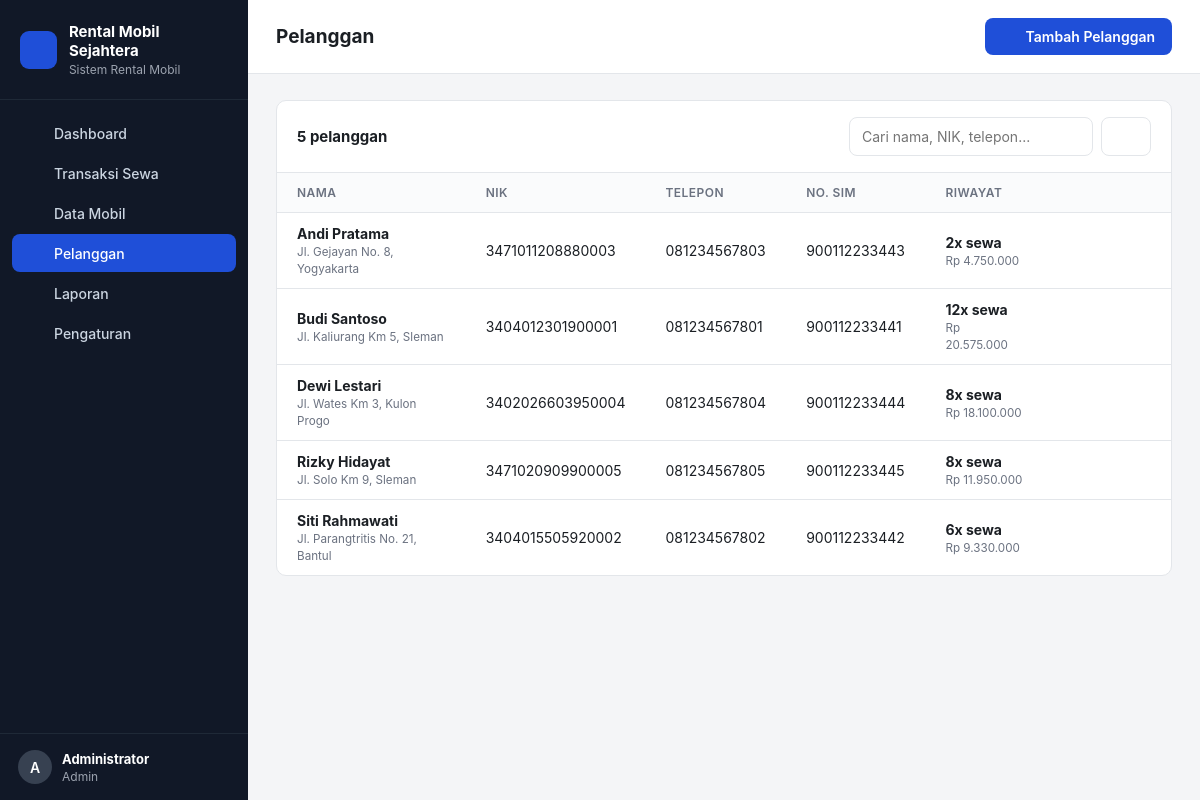
The app's page /index.php?page=pelanggan (signed in) with its own data.
### tables this page shows
CREATE TABLE pengaturan (
  id INT PRIMARY KEY,
  nama_usaha VARCHAR(100) NOT NULL,
  alamat VARCHAR(255),
  telepon VARCHAR(30),
  denda_per_hari_persen INT NOT NULL DEFAULT 120,
  biaya_sopir_per_hari INT NOT NULL DEFAULT 150000
);

CREATE TABLE pelanggan (
  id INT AUTO_INCREMENT PRIMARY KEY,
  nik VARCHAR(20) NOT NULL UNIQUE,
  nama VARCHAR(100) NOT NULL,
  telepon VARCHAR(20) NOT NULL,
  alamat TEXT,
  no_sim VARCHAR(20),
  created_at TIMESTAMP DEFAULT CURRENT_TIMESTAMP
);

### index.php (called while the page is built, shortened)
<?php
require __DIR__ . '/includes/bootstrap.php';
$routes = [
    'login'          => 'pages/login.php',
    'logout'         => 'pages/logout.php',
    'dashboard'      => 'pages/dashboard.php',
    'mobil'          => 'pages/mobil/index.php',
    'mobil.form'     => 'pages/mobil/form.php',
    'mobil.hapus'    => 'pages/mobil/hapus.php',
    'pelanggan'      => 'pages/pelanggan/index.php',
    'pelanggan.form' => 'pages/pelanggan/form.php',
    'pelanggan.hapus'=> 'pages/pelanggan/hapus.php',
    'sewa'           => 'pages/sewa/index.php',
    'sewa.baru'      => 'pages/sewa/baru.php',
    'sewa.kembali'   => 'pages/sewa/kembali.php',
    'sewa.batal'     => 'pages/sewa/batal.php',
    'sewa.invoice'   => 'pages/sewa/invoice.php',
    'laporan'        => 'pages/laporan.php',
    'pengaturan'     => 'pages/pengaturan.php',
];
$page = $_GET['page'] ?? 'dashboard';
require __DIR__ . '/' . $routes[$page];

### pages/pelanggan/index.php (the view, shortened to what this page needs)
<?php
$title = 'Pelanggan';
$actions = '<a href="' . url('pelanggan.form') . '" class="btn btn-primary">' . icon('plus', 16) . ' Tambah Pelanggan</a>';
$cari = trim($_GET['cari'] ?? '');
$params = [];
$sql = "SELECT p.*, COUNT(s.id) jml_sewa, COALESCE(SUM(CASE WHEN s.status='selesai' THEN s.total END),0) total_belanja
        FROM pelanggan p LEFT JOIN sewa s ON s.pelanggan_id = p.id";
$pelanggan = q($sql . ' GROUP BY p.id ORDER BY p.nama', $params)->fetchAll();
require __DIR__ . '/../../includes/header.php';
?>
<div class="card">
    <div class="card-head">
        <h2><?= count($pelanggan) ?> pelanggan</h2>
        <form class="filters" method="get">
            <input type="search" name="cari" placeholder="Cari nama, NIK, telepon..." value="<?= e($cari) ?>">
            <button class="btn btn-light"><?= icon('search', 16) ?></button>
        </form>
    </div>
    <div class="table-wrap"><table>
        <thead><tr><th>Nama</th><th>NIK</th><th>Telepon</th><th>No. SIM</th><th>Riwayat</th><th></th></tr></thead>
        <tbody>
        <?php foreach ($pelanggan as $p): ?>
            <tr>
                <td><strong><?= e($p['nama']) ?></strong><small><?= e($p['alamat']) ?></small></td>
                <td><?= e($p['nik']) ?></td>
                <td><?= e($p['telepon']) ?></td>
                <td><?= e($p['no_sim'] ?: '-') ?></td>
                <td><strong><?= (int) $p['jml_sewa'] ?>x sewa</strong><small><?= rupiah($p['total_belanja']) ?></small></td>
                <td>
                    <div class="actions">
                        <a class="icon-btn" title="Riwayat sewa" href="<?= url('sewa', ['pelanggan' => $p['id']]) ?>"><?= icon('eye', 16) ?></a>
                        <a class="icon-btn" title="Ubah" href="<?= url('pelanggan.form', ['id' => $p['id']]) ?>"><?= icon('edit', 16) ?></a>
                        <form method="post" action="<?= url('pelanggan.hapus') ?>" data-confirm="Hapus pelanggan <?= e($p['nama']) ?>?">
                            <button class="icon-btn danger" title="Hapus"><?= icon('trash', 16) ?></button>
                        </form>
                    </div>
                </td>
            </tr>
        <?php endforeach; ?>
        </tbody>
    </table></div>
</div>
<?php require __DIR__ . '/../../includes/footer.php'; ?>

### includes/bootstrap.php (shortened to what this page needs)
<?php
function db(): PDO
{
    static $pdo = null;
    if ($pdo === null) {
        $c = require __DIR__ . '/../config/database.php';
        $dsn = "mysql:host={$c['host']};port={$c['port']};dbname={$c['database']};charset=utf8mb4";
        try {
            $pdo = new PDO($dsn, $c['username'], $c['password'], [
                PDO::ATTR_ERRMODE => PDO::ERRMODE_EXCEPTION,
                PDO::ATTR_DEFAULT_FETCH_MODE => PDO::FETCH_ASSOC,
            ]);
        } catch (PDOException $e) {
            die('<h3>Koneksi database gagal.</h3><p>Cek config/database.php dan pastikan database <b>'
                . htmlspecialchars($c['database']) . '</b> sudah di-import.</p>');
        }
    }
    return $pdo;
}
function q(string $sql, array $params = []): PDOStatement
{
    $st = db()->prepare($sql);
    $st->execute($params);
    return $st;
}
function e($v): string
{
    return htmlspecialchars((string) $v, ENT_QUOTES, 'UTF-8');
}
function rupiah($n): string
{
    return 'Rp ' . number_format((int) $n, 0, ',', '.');
}
function url(string $page = 'dashboard', array $params = []): string
{
    return 'index.php?' . http_build_query(['page' => $page] + $params);
}
function user(): ?array
{
    return $_SESSION['user'] ?? null;
}
function setting(): array
{
    static $s = null;
    return $s ??= q('SELECT * FROM pengaturan WHERE id = 1')->fetch() ?: [];
}
function icon(string $name, int $size = 18): string
{
    $p = $paths[$name] ?? '';
    return '<svg class="ic" width="' . $size . '" height="' . $size . '" viewBox="0 0 24 24" fill="none" stroke="currentColor" stroke-width="2" stroke-linecap="round" stroke-linejoin="round">' . $p . '</svg>';
}

### includes/header.php (shortened to what this page needs)
<?php
$menu = [
    ['dashboard', 'Dashboard', 'home'],
    ['sewa', 'Transaksi Sewa', 'key'],
    ['mobil', 'Data Mobil', 'car'],
    ['pelanggan', 'Pelanggan', 'users'],
    ['laporan', 'Laporan', 'chart'],
];
if (user()['role'] === 'admin') $menu[] = ['pengaturan', 'Pengaturan', 'settings'];
$current = explode('.', $_GET['page'] ?? 'dashboard')[0];
?>
<!DOCTYPE html>
<html lang="id">
<head>
    <title><?= e($title ?? 'Dashboard') ?> · <?= e(setting()['nama_usaha'] ?? 'Rental Mobil') ?></title>
    <link rel="stylesheet" href="assets/css/style.css">
</head>
<body>
<div class="layout">
    <aside class="sidebar" id="sidebar">
        <div class="brand">
            <span class="brand-mark"><?= icon('car', 20) ?></span>
            <div>
                <strong><?= e(setting()['nama_usaha'] ?? 'Rental Mobil') ?></strong>
                <small>Sistem Rental Mobil</small>
            </div>
        </div>
        <nav>
            <?php foreach ($menu as [$key, $label, $ic]): ?>
                <a href="<?= url($key) ?>" class="<?= $current === $key ? 'active' : '' ?>"><?= icon($ic) ?> <?= $label ?></a>
            <?php endforeach; ?>
        </nav>
        <div class="sidebar-user">
            <div class="avatar"><?= e(strtoupper(substr(user()['nama'], 0, 1))) ?></div>
            <div class="grow">
                <strong><?= e(user()['nama']) ?></strong>
                <small><?= e(ucfirst(user()['role'])) ?></small>
            </div>
            <a href="<?= url('logout') ?>" title="Keluar" class="icon-btn"><?= icon('logout') ?></a>
        </div>
    </aside>
    <main class="main">
        <header class="topbar">
            <h1><?= e($title ?? 'Dashboard') ?></h1>
            <div class="topbar-actions"><?= $actions ?? '' ?></div>
        </header>
        <div class="content">

### assets/css/style.css (style rules this page uses)
:root { --bg: #f4f5f7; --surface: #ffffff; --border: #e3e6ea; --text: #1b1f24; --muted: #6b7280; --primary: #1f4fd8; --primary-dark: #173ea9; --primary-soft: #e8eefc; --green: #15803d; --green-soft: #e7f6ec; --blue: #1f4fd8; --blue-soft: #e8eefc; --amber: #b45309; --amber-soft: #fdf3e2; --red: #b91c1c; --red-soft: #fdeaea; --gray: #4b5563; --gray-soft: #eef0f2; --sidebar: #111827; --radius: 10px; }
* { box-sizing: border-box; }
body { margin: 0; font-family: -apple-system, "Segoe UI", Roboto, "Helvetica Neue", Arial, sans-serif; font-size: 14px; color: var(--text); background: var(--bg); }
a { color: var(--primary); text-decoration: none; }
.ic { flex-shrink: 0; vertical-align: middle; }
.grow { flex: 1; min-width: 0; }
.layout { display: flex; min-height: 100vh; }
.sidebar { width: 248px; background: var(--sidebar); color: #d1d5db; display: flex; flex-direction: column; position: sticky; top: 0; height: 100vh; }
.brand { display: flex; gap: 12px; align-items: center; padding: 22px 20px; border-bottom: 1px solid #1f2937; }
.brand strong { display: block; color: #fff; font-size: 15px; }
.brand small { color: #9ca3af; font-size: 12px; }
.brand-mark { width: 38px; height: 38px; border-radius: 9px; background: var(--primary); color: #fff; display: grid; place-items: center; }
.sidebar nav { padding: 14px 12px; flex: 1; display: flex; flex-direction: column; gap: 2px; }
.sidebar nav a { display: flex; gap: 12px; align-items: center; color: #cbd5e1; padding: 10px 12px; border-radius: 8px; font-weight: 500; }
.sidebar nav a.active { background: var(--primary); color: #fff; }
.sidebar-user { display: flex; gap: 10px; align-items: center; padding: 16px 18px; border-top: 1px solid #1f2937; }
.sidebar-user strong { display: block; color: #fff; font-size: 13px; }
.sidebar-user small { color: #9ca3af; font-size: 12px; }
.sidebar-user .icon-btn { color: #9ca3af; }
.avatar { width: 34px; height: 34px; border-radius: 50%; background: #374151; color: #fff; display: grid; place-items: center; font-weight: 600; }
.main { flex: 1; min-width: 0; }
.topbar { display: flex; align-items: center; gap: 14px; padding: 18px 28px; background: var(--surface); border-bottom: 1px solid var(--border); }
.topbar h1 { font-size: 19px; margin: 0; flex: 1; }
.topbar-actions { display: flex; gap: 8px; }
.content { padding: 26px 28px 40px; }
.card { background: var(--surface); border: 1px solid var(--border); border-radius: var(--radius); }
.card-head { display: flex; justify-content: space-between; align-items: center; padding: 16px 20px; border-bottom: 1px solid var(--border); gap: 12px; flex-wrap: wrap; }
.card-head h2 { font-size: 15px; margin: 0; }
.btn { display: inline-flex; align-items: center; gap: 8px; padding: 9px 16px; border-radius: 8px; border: 1px solid transparent; font: inherit; font-weight: 600; cursor: pointer; white-space: nowrap; }
.btn-primary { background: var(--primary); color: #fff; }
.btn-light { background: var(--surface); border-color: var(--border); color: var(--text); }
.icon-btn { background: none; border: 0; padding: 6px; border-radius: 6px; cursor: pointer; color: var(--muted); display: inline-grid; place-items: center; }
.actions { display: flex; gap: 2px; justify-content: flex-end; }
.actions form { display: inline; }
table { width: 100%; border-collapse: collapse; }
th, td { padding: 12px 20px; text-align: left; border-bottom: 1px solid var(--border); vertical-align: middle; }
th { font-size: 12px; text-transform: uppercase; letter-spacing: .04em; color: var(--muted); font-weight: 600; background: #fafbfc; }
tr:last-child td { border-bottom: 0; }
.table-wrap { overflow-x: auto; }
td strong { display: block; }
td small { color: var(--muted); }
input[type=text], input[type=number], input[type=date], input[type=password], input[type=search], select, textarea { width: 100%; padding: 10px 12px; border: 1px solid var(--border); border-radius: 8px; font: inherit; background: #fff; color: var(--text); }
.filters { display: flex; gap: 8px; flex-wrap: wrap; }
.filters input, .filters select { width: auto; }

### records on screen
pengaturan: nama_usaha "Rental Mobil Sejahtera"
pelanggan: nama "Andi Pratama", alamat "Jl. Gejayan No. 8, Yogyakarta", nik "3471011208880003", telepon "081234567803", no_sim "900112233443", jml_sewa "2", total_belanja "Rp 4.750.000", $size 16 (drawn)
pelanggan: nama "Budi Santoso", alamat "Jl. Kaliurang Km 5, Sleman", nik "3404012301900001", telepon "081234567801", no_sim "900112233441", jml_sewa "12", total_belanja "Rp 20.575.000", $size 16 (drawn)
pelanggan: nama "Dewi Lestari", alamat "Jl. Wates Km 3, Kulon Progo", nik "3402026603950004", telepon "081234567804", no_sim "900112233444", jml_sewa "8", total_belanja "Rp 18.100.000", $size 16 (drawn)
pelanggan: nama "Rizky Hidayat", alamat "Jl. Solo Km 9, Sleman", nik "3471020909900005", telepon "081234567805", no_sim "900112233445", jml_sewa "8", total_belanja "Rp 11.950.000", $size 16 (drawn)
pelanggan: nama "Siti Rahmawati", alamat "Jl. Parangtritis No. 21, Bantul", nik "3404015505920002", telepon "081234567802", no_sim "900112233442", jml_sewa "6", total_belanja "Rp 9.330.000", $size 16 (drawn)

### other values on screen
$label "Dashboard"
$label "Transaksi Sewa"
$label "Data Mobil"
$label "Pelanggan"
$label "Laporan"
$label "Pengaturan"
substr(user()['nama'], 0, 1) "A"
user()['nama'] "Administrator"
user()['role'] "Admin"
$title "Pelanggan"
count($pelanggan) "5"
